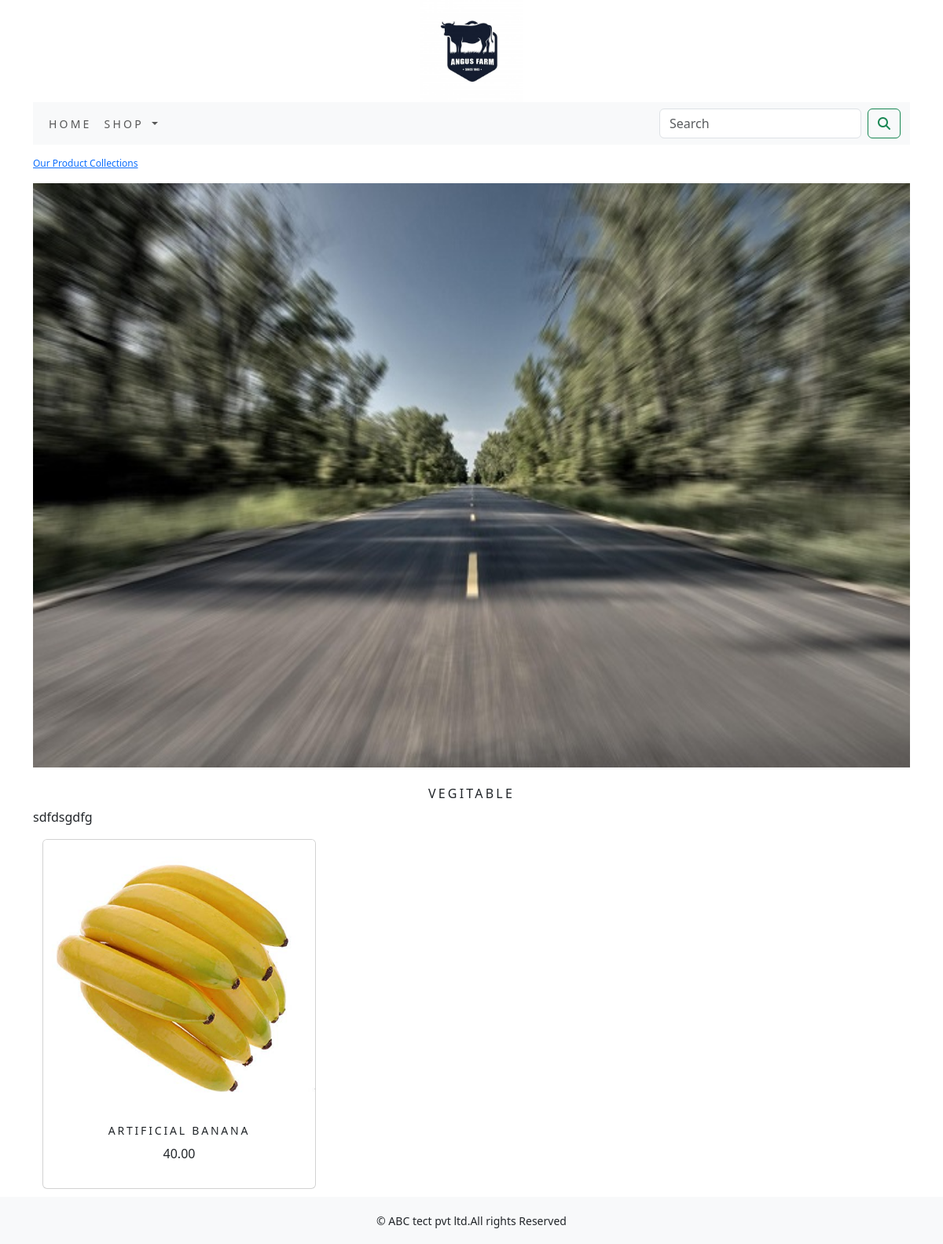
Page /shop/vegitable/ on the committed database.
### shopapp/models.py (models this page shows, shortened)
class Category(models.Model):
    name = models.CharField(max_length=250,unique=True)
    slug = models.SlugField(max_length=250,unique=True)
    description = models.TextField(blank=True)
    image = models.ImageField(upload_to='category',blank=True)
    class Meta:
        ordering =('name',)
        verbose_name = 'category'
        verbose_name_plural = 'categories'
    def get_url(self):
        return reverse('shopapp:product_by_category',args=[self.slug])

class Product(models.Model):
    name = models.CharField(max_length=250,unique=True)
    slug = models.SlugField(max_length=250,unique=True)
    description = models.TextField(blank=True)
    price = models.DecimalField(max_digits=10,decimal_places=2)
    category = models.ForeignKey(Category,on_delete=models.CASCADE)
    image = models.ImageField(upload_to='product',blank=True)
    stock = models.IntegerField()
    available = models.BooleanField(default=True)
    created = models.DateField(auto_now_add= True)
    updated = models.DateField(auto_now=True)
    class Meta:
        ordering = ('name',)
        verbose_name = 'product'
        verbose_name_plural = 'products'
    def get_url(self):
        return reverse('shopapp:prodCatdetail',args=[self.category.slug, self.slug])

### shopapp/views.py (the view)
# urls.py: path('',views.allProdCat, name='allProdCat'),
def allProdCat(req,c_slug=None):
    c_page = None
    products_list = None
    if c_slug != None:
        c_page = get_object_or_404(Category,slug= c_slug)
        products_list = Product.objects.all().filter(category= c_page,available = True)
    else :
        products_list = Product.objects.all().filter(available = True)
    paginator = Paginator(products_list,6)
    try:
        page = int(req.GET.get('page','1'))
    except:
        page = 1
    try:
        products = paginator.page(page)
    except (EmptyPage,InvalidPage):
        products = paginator.page(paginator.num_pages)
    return render(req,"category.html",{'category': c_page, 'products': products})

### cart/context_processors.py (called while the page is built)
def counter(req):
    item_count = 0
    if 'admin' in req.path:
        return  {}
    else:
        try:
            cart = Cart.objects.filter(cart_id = _cart_id(req))
            car_items = CartItem.objects.all().filter(cart = cart[:1])
            for cart_item in car_items:
                item_count += cart_item.quantity
        except Cart.DoesNotExist:
            item_count = 0
    return dict(item_count=item_count)

### cart/views.py (called while the page is built)
def _cart_id(req):
    cart = req.session.session_key
    if not cart:
        cart = req.session.create()
    return cart

### shopapp/context_processors.py (called while the page is built)
def menu_links(req):
    links = Category.objects.all()
    return dict(links= links)

### templates/category.html (shortened to what this page needs)
{% extends 'base.html' %}
{% load static %}
{% block content %}
    {% if category %}
        <div class="">
            <div class="row my_row_class">
                <div class="mx_auto">
                    <p><a href="{% url 'shopapp:allProdCat' %}">Our Product Collections</a></p>
                </div>
            </div>
        </div>
    {% endif %}
    {% if category %}
        <div class="mx_auto">
                <img class="my_image" src="{{category.image.url}}" alt="{{category.name}}">
        </div><br>
        <div class="">
            <h1 class="text-center my_title">{{category.name}}</h1>
            <p class="text-justify">{{category.description}}</p>
        </div>
    {% endif %}
    <div class="container">
        <div class="row mx_auto">
            {% for product in products.object_list %}
                <div class="my_bottom_margin col-9 col-sm-12 col-md-4 col-lg-4">
                    <div class="card text-center" style="min-width: 18rem;">
                        <a href="{{product.get_url}}"><img  class="img-responsive card-img-top my_image img-fluid"  src="{{product.image.url}}" alt="{{product.name}}"></a>
                        <div class="card-body">
                            <h4>{{product.name}}</h4>
                            <p>{{product.price}}</p>
                        </div>
                    </div>
                </div>
            {% endfor %}
        </div>
    </div>
{% endblock %}

### static/css/custom.css (style rules this page uses)
.my_row_class { padding-top: 15px; }
.my_row_class .mx_auto { font-size: 12px; color: #000000; }
.my_image { width: 100%; height: auto; }
.my_title { font-size: 16px; text-transform: uppercase; letter-spacing: 0.2em; }
.my_bottom_margin { margin-bottom: 10px; }
.card-body h4 { font-size: 14px; text-transform: uppercase; letter-spacing: 0.2em; }

### rows in the picture
Category: image (picture), name "VEGITABLE", description "sdfdsgdfg"
Product: image (picture), name "ARTIFICIAL BANANA", price "40.00"
